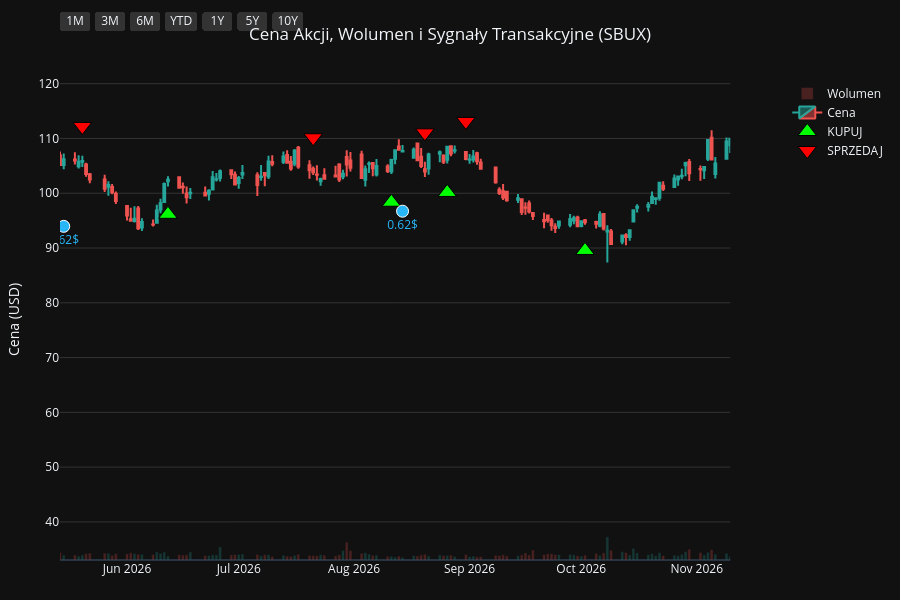
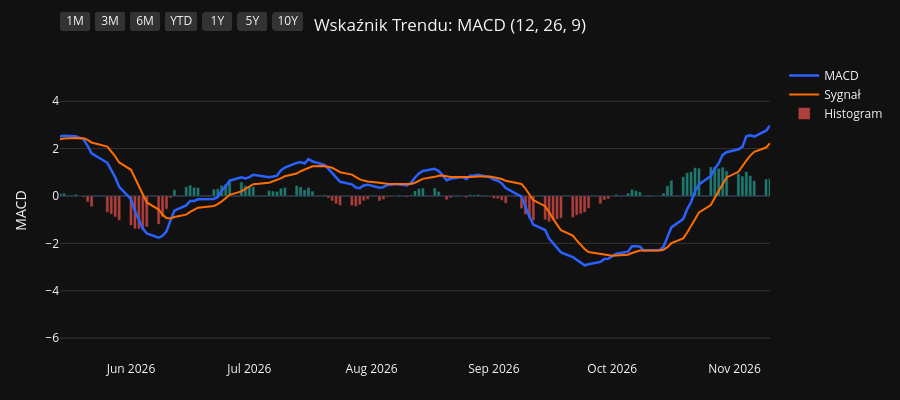
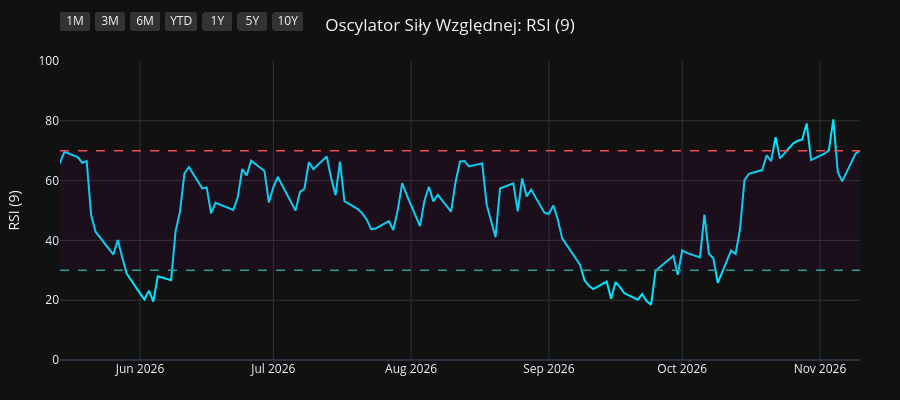
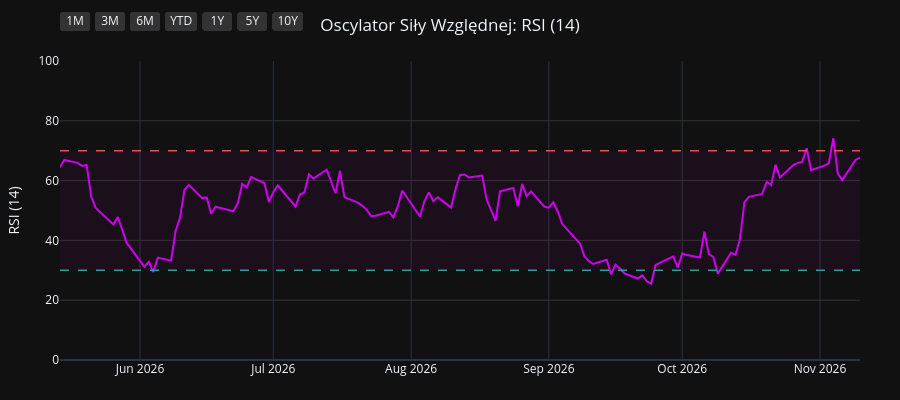

The cell these charts' notebook holds for them, in order:
### Code cell
import os
import yfinance as yf
import pandas as pd
import pandas_ta as ta
import plotly.graph_objects as go
from plotly.subplots import make_subplots

# 1. Pobranie i przygotowanie danych
symbol = os.environ.get("STOCK_TICKER", "").strip().upper()
if not symbol:
    raise RuntimeError("Set STOCK_TICKER before running price_extractor.ipynb")
df = yf.Ticker(symbol).history(period="10y")
df.index = df.index.tz_localize(None)

# Wskaźniki i sygnały
df.ta.macd(fast=12, slow=26, signal=9, append=True)
df.ta.rsi(length=9, append=True)
df.ta.rsi(length=14, append=True)
df.ta.rsi(length=21, append=True)
df.dropna(inplace=True)

macd = df['MACD_12_26_9']
signal = df['MACDs_12_26_9']
wczorajszy_macd = macd.shift(1)
wczorajszy_signal = signal.shift(1)

df['Decyzja'] = 'BRAK'
df.loc[(macd > signal) & (wczorajszy_macd <= wczorajszy_signal), 'Decyzja'] = 'KUPUJ'
df.loc[(macd < signal) & (wczorajszy_macd >= wczorajszy_signal), 'Decyzja'] = 'SPRZEDAJ'

df_kupuj = df[df['Decyzja'] == 'KUPUJ']
df_sprzedaj = df[df['Decyzja'] == 'SPRZEDAJ']
df_dywidendy = df[df['Dividends'] > 0]
df_splity = df[df['Stock Splits'] > 0]

# Wspólna konfiguracja osi X
konfiguracja_osi_x = dict(
    type="date",
    showspikes=True, spikemode="across", spikesnap="cursor", spikedash="dot", spikecolor="#ffffff", spikethickness=1, hoverformat="%Y-%m-%d",
    rangeselector=dict(
        buttons=list([
            dict(count=1, label="1M", step="month", stepmode="backward"),
            dict(count=3, label="3M", step="month", stepmode="backward"),
            dict(count=6, label="6M", step="month", stepmode="backward"),
            dict(count=1, label="YTD", step="year", stepmode="todate"),
            dict(count=1, label="1Y", step="year", stepmode="backward"),
            dict(count=5, label="5Y", step="year", stepmode="backward"),
            dict(step="all", label="10Y")
        ]),
        bgcolor="#333333", activecolor="#2962ff", x=0, y=1.1
    )
)

# ==========================================
# WYKRES 1: CENA + WOLUMEN + SYGNAŁY
# ==========================================
fig1 = make_subplots(specs=[[{"secondary_y": True}]])

kolory_wolumenu = ['#26a69a' if row['Close'] >= row['Open'] else '#ef5350' for index, row in df.iterrows()]
fig1.add_trace(go.Bar(x=df.index, y=df['Volume'], marker_color=kolory_wolumenu, opacity=0.25, name='Wolumen'), secondary_y=True)
fig1.add_trace(go.Candlestick(x=df.index, open=df['Open'], high=df['High'], low=df['Low'], close=df['Close'], name='Cena', increasing_line_color='#26a69a', decreasing_line_color='#ef5350'), secondary_y=False)
fig1.add_trace(go.Scatter(x=df_kupuj.index, y=df_kupuj['Low'] * 0.95, customdata=df_kupuj[['Low', 'High']], mode='markers', marker=dict(symbol='triangle-up', size=16, color='#00ff00', line=dict(width=1, color='black')), name='KUPUJ', hovertemplate='KUPUJ<br>Najniższa: %{customdata[0]:.2f}<br>Najwyższa: %{customdata[1]:.2f}<extra></extra>'), secondary_y=False)
fig1.add_trace(go.Scatter(x=df_sprzedaj.index, y=df_sprzedaj['High'] * 1.05, customdata=df_sprzedaj[['Low', 'High']], mode='markers', marker=dict(symbol='triangle-down', size=16, color='#ff0000', line=dict(width=1, color='black')), name='SPRZEDAJ', hovertemplate='SPRZEDAJ<br>Najniższa: %{customdata[0]:.2f}<br>Najwyższa: %{customdata[1]:.2f}<extra></extra>'), secondary_y=False)

if not df_dywidendy.empty:
    fig1.add_trace(go.Scatter(x=df_dywidendy.index, y=df_dywidendy['Low'] * 0.90, mode='markers+text', marker=dict(symbol='circle', size=12, color='#29b6f6', line=dict(width=1, color='white')), text=df_dywidendy['Dividends'].apply(lambda x: f"{x}$"), textposition="bottom center", name='Dywidenda', showlegend=False, hovertemplate='Dywidenda: %{text}<extra></extra>', textfont=dict(color="#29b6f6")), secondary_y=False)
if not df_splity.empty:
                    fig1.add_trace(go.Scatter(x=df_splity.index, y=df_splity['High'], mode='markers+text', marker=dict(symbol='star', size=16, color='#ffee58', line=dict(width=1, color='black')), text=df_splity['Stock Splits'].apply(lambda x: f"{x:g}:1" if x >= 1 else f"1:{1 / x:g}"), textposition="top center", name='Split', hovertemplate='%{text}<extra></extra>', textfont=dict(color="#ffee58")), secondary_y=False)

fig1.update_layout(title=dict(text=f"Cena Akcji, Wolumen i Sygnały Transakcyjne ({symbol})", x=0.5, xanchor='center'), dragmode='pan', xaxis_rangeslider_visible=False, template='plotly_dark', height=600, hovermode='x unified', margin=dict(l=60, r=40, t=60, b=40))
fig1.update_xaxes(**konfiguracja_osi_x)
fig1.update_xaxes(range=[df.index.max() - pd.Timedelta(days=180), df.index.max()])
fig1.update_yaxes(title_text="Cena (USD)", secondary_y=False, gridcolor='#333333')
fig1.update_yaxes(range=[0, df['Volume'].max() * 4], showgrid=False, showticklabels=False, secondary_y=True)
fig1.show(config={'scrollZoom': True})

# ==========================================
# WYKRES 2: WSKAŹNIK MACD
# ==========================================
fig2 = go.Figure()
fig2.add_trace(go.Scatter(x=df.index, y=df['MACD_12_26_9'], line=dict(color='#2962ff', width=2.5), name='MACD'))
fig2.add_trace(go.Scatter(x=df.index, y=df['MACDs_12_26_9'], line=dict(color='#ff6d00', width=2), name='Sygnał'))
kolory_macd = ['#26a69a' if val >= 0 else '#ef5350' for val in df['MACDh_12_26_9']]
fig2.add_trace(go.Bar(x=df.index, y=df['MACDh_12_26_9'], marker_color=kolory_macd, name='Histogram', opacity=0.7))
fig2.update_layout(title=dict(text="Wskaźnik Trendu: MACD (12, 26, 9)", x=0.5, xanchor='center'), dragmode='pan', xaxis_rangeslider_visible=False, template='plotly_dark', height=400, hovermode='x unified', margin=dict(l=60, r=40, t=60, b=40))
fig2.update_xaxes(**konfiguracja_osi_x)
fig2.update_xaxes(range=[df.index.max() - pd.Timedelta(days=180), df.index.max()])
fig2.update_yaxes(title_text="MACD", gridcolor='#333333')
fig2.show(config={'scrollZoom': True})

# ==========================================
# WYKRES 3: OSCYLATOR RSI (9)
# ==========================================
fig3 = go.Figure()
fig3.add_trace(go.Scatter(x=df.index, y=df['RSI_9'], line=dict(color='#00e5ff', width=2), name='RSI (9)'))
fig3.add_hline(y=70, line_dash="dash", line_color="#ef5350", line_width=1.5)
fig3.add_hline(y=30, line_dash="dash", line_color="#26a69a", line_width=1.5)
fig3.add_hrect(y0=30, y1=70, line_width=0, fillcolor="purple", opacity=0.1)
fig3.update_layout(title=dict(text="Oscylator Siły Względnej: RSI (9)", x=0.5, xanchor='center'), dragmode='pan', xaxis_rangeslider_visible=False, template='plotly_dark', height=400, hovermode='x unified', margin=dict(l=60, r=40, t=60, b=40))
fig3.update_xaxes(**konfiguracja_osi_x)
fig3.update_xaxes(range=[df.index.max() - pd.Timedelta(days=180), df.index.max()])
fig3.update_yaxes(title_text="RSI (9)", range=[0, 100], gridcolor='#333333')
fig3.show(config={'scrollZoom': True})

# ==========================================
# WYKRES 4: OSCYLATOR RSI (14)
# ==========================================
fig4 = go.Figure()
fig4.add_trace(go.Scatter(x=df.index, y=df['RSI_14'], line=dict(color='#d500f9', width=2), name='RSI (14)'))
fig4.add_hline(y=70, line_dash="dash", line_color="#ef5350", line_width=1.5)
fig4.add_hline(y=30, line_dash="dash", line_color="#26a69a", line_width=1.5)
fig4.add_hrect(y0=30, y1=70, line_width=0, fillcolor="purple", opacity=0.1)
fig4.update_layout(title=dict(text="Oscylator Siły Względnej: RSI (14)", x=0.5, xanchor='center'), dragmode='pan', xaxis_rangeslider_visible=False, template='plotly_dark', height=400, hovermode='x unified', margin=dict(l=60, r=40, t=60, b=40))
fig4.update_xaxes(**konfiguracja_osi_x)
fig4.update_xaxes(range=[df.index.max() - pd.Timedelta(days=180), df.index.max()])
fig4.update_yaxes(title_text="RSI (14)", range=[0, 100], gridcolor='#333333')
fig4.show(config={'scrollZoom': True})

# ==========================================
# WYKRES 5: OSCYLATOR RSI (21)
# ==========================================
fig5 = go.Figure()
fig5.add_trace(go.Scatter(x=df.index, y=df['RSI_21'], line=dict(color='#64dd17', width=2), name='RSI (21)'))
fig5.add_hline(y=70, line_dash="dash", line_color="#ef5350", line_width=1.5)
fig5.add_hline(y=30, line_dash="dash", line_color="#26a69a", line_width=1.5)
fig5.add_hrect(y0=30, y1=70, line_width=0, fillcolor="purple", opacity=0.1)
fig5.update_layout(title=dict(text="Oscylator Siły Względnej: RSI (21)", x=0.5, xanchor='center'), dragmode='pan', xaxis_rangeslider_visible=False, template='plotly_dark', height=400, hovermode='x unified', margin=dict(l=60, r=40, t=60, b=40))
fig5.update_xaxes(**konfiguracja_osi_x)
fig5.update_xaxes(range=[df.index.max() - pd.Timedelta(days=180), df.index.max()])
fig5.update_yaxes(title_text="RSI (21)", range=[0, 100], gridcolor='#333333')
fig5.show(config={'scrollZoom': True})

### Figure 1 — Plotly figure (JSON) as saved in the notebook; plotly's stock layout.template omitted (floating-point values rounded to 4 significant figures; data arrays with more than 128 entries replaced by an {"elided": "..."} marker saying what was removed)
{"data": [{"marker": {"color": {"elided": "2479 str values"}}, "name": "Wolumen", "opacity": 0.25, "type": "bar", "x": {"elided": "2479 str values"}, "xaxis": "x", "y": {"elided": "2479 int values"}, "yaxis": "y2"}, {"close": {"elided": "2479 float values"}, "decreasing": {"line": {"color": "#ef5350"}}, "high": {"elided": "2479 float values"}, "increasing": {"line": {"color": "#26a69a"}}, "low": {"elided": "2479 float values"}, "name": "Cena", "open": {"elided": "2479 float values"}, "type": "candlestick", "x": {"elided": "2479 str values"}, "xaxis": "x", "yaxis": "y"}, {"customdata": {"elided": "105x2 float values"}, "hovertemplate": "KUPUJ<br>Najniższa: %{customdata[0]:.2f}<br>Najwyższa: %{customdata[1]:.2f}<extra></extra>", "marker": {"color": "#00ff00", "line": {"color": "black", "width": 1}, "size": 16, "symbol": "triangle-up"}, "mode": "markers", "name": "KUPUJ", "type": "scatter", "x": ["2017-01-10T00:00:00", "2017-02-13T00:00:00", "2017-03-22T00:00:00", "2017-04-18T00:00:00", "2017-05-24T00:00:00", "2017-07-14T00:00:00", "2017-08-22T00:00:00", "2017-10-06T00:00:00", "2017-11-01T00:00:00", "2017-11-30T00:00:00", "2017-12-04T00:00:00", "2018-01-05T00:00:00", "2018-02-15T00:00:00", "2018-04-05T00:00:00", "2018-05-21T00:00:00", "2018-06-15T00:00:00", "2018-07-10T00:00:00", "2018-10-17T00:00:00", "2018-11-02T00:00:00", "2019-01-09T00:00:00", "2019-03-21T00:00:00", "2019-04-26T00:00:00", "2019-04-30T00:00:00", "2019-05-03T00:00:00", "2019-06-05T00:00:00", "2019-07-03T00:00:00", "2019-07-26T00:00:00", "2019-10-14T00:00:00", "2019-10-29T00:00:00", "2020-01-09T00:00:00", "2020-02-13T00:00:00", "2020-03-25T00:00:00", "2020-05-11T00:00:00", "2020-05-20T00:00:00", "2020-07-15T00:00:00", "2020-08-25T00:00:00", "2020-09-15T00:00:00", "2020-10-05T00:00:00", "2020-11-06T00:00:00", "2020-12-03T00:00:00", "2020-12-10T00:00:00", "2020-12-31T00:00:00", "2021-02-05T00:00:00", "2021-02-26T00:00:00", "2021-03-09T00:00:00", "2021-03-30T00:00:00", "2021-05-27T00:00:00", "2021-06-14T00:00:00", "2021-06-24T00:00:00", "2021-08-31T00:00:00", "2021-10-14T00:00:00", "2021-11-05T00:00:00", "2021-11-17T00:00:00", "2021-11-23T00:00:00", "2021-12-06T00:00:00", "2021-12-28T00:00:00", "2022-02-01T00:00:00", "2022-03-17T00:00:00", "2022-05-04T00:00:00", "2022-05-13T00:00:00", "2022-06-24T00:00:00", "2022-09-08T00:00:00", "2022-10-06T00:00:00", "2022-10-13T00:00:00", "2022-10-17T00:00:00", "2022-10-21T00:00:00", "2022-11-04T00:00:00", "2023-01-04T00:00:00", "2023-01-26T00:00:00", "2023-03-29T00:00:00", "2023-06-13T00:00:00", "2023-07-11T00:00:00", "2023-08-30T00:00:00", "2023-09-13T00:00:00", "2023-10-06T00:00:00", "2023-11-02T00:00:00", "2024-01-18T00:00:00", "2024-02-21T00:00:00", "2024-03-20T00:00:00", "2024-03-28T00:00:00", "2024-04-19T00:00:00", "2024-05-16T00:00:00", "2024-07-19T00:00:00", "2024-10-24T00:00:00", "2024-11-11T00:00:00", "2025-01-03T00:00:00", "2025-04-01T00:00:00", "2025-04-23T00:00:00", "2025-07-03T00:00:00", "2025-07-08T00:00:00", "2025-08-12T00:00:00", "2025-09-19T00:00:00", "2025-10-16T00:00:00", "2025-11-07T00:00:00", "2025-11-21T00:00:00", "2025-11-25T00:00:00", "2025-12-18T00:00:00", "2026-01-06T00:00:00", "2026-02-06T00:00:00", "2026-03-09T00:00:00", "2026-04-07T00:00:00", "2026-06-12T00:00:00", "2026-08-11T00:00:00", "2026-08-26T00:00:00", "2026-10-02T00:00:00"], "xaxis": "x", "y": [44.49, 43.3, 42.9, 44.51, 47.29, 45.22, 41.62, 42.29, 42.83, 45.03, 45.06, 46.29, 44.04, 46.37, 45.35, 44.72, 39.57, 46.08, 49.37, 50.47, 57.48, 60.5, 61.81, 62.33, 63.69, 69.62, 77.09, 70.22, 67.98, 73.57, 72.43, 52.1, 62.56, 63.15, 61.04, 66.21, 72.33, 72.36, 74.5, 82.51, 85.66, 88.05, 87.35, 86.81, 88.61, 90.66, 94.78, 93.72, 93.96, 97.59, 93.67, 95.47, 94.63, 94.73, 94.67, 96.45, 82.04, 73.26, 66.37, 61.66, 64.8, 75.19, 77.0, 73.08, 75.75, 74.67, 78.09, 88.97, 92.89, 86.1, 86.32, 86.88, 87.22, 84.61, 80.77, 87.87, 81.34, 83.56, 81.56, 81.36, 77.64, 66.86, 66.62, 87.49, 88.48, 83.44, 88.76, 75.53, 86.29, 86.3, 85.66, 77.24, 76.92, 75.74, 77.0, 77.28, 81.46, 80.58, 89.57, 90.92, 88.12, 96.16, 98.36, 100.1, 89.56], "yaxis": "y"}, {"customdata": {"elided": "104x2 float values"}, "hovertemplate": "SPRZEDAJ<br>Najniższa: %{customdata[0]:.2f}<br>Najwyższa: %{customdata[1]:.2f}<extra></extra>", "marker": {"color": "#ff0000", "line": {"color": "black", "width": 1}, "size": 16, "symbol": "triangle-down"}, "mode": "markers", "name": "SPRZEDAJ", "type": "scatter", "x": ["2017-01-27T00:00:00", "2017-03-07T00:00:00", "2017-04-13T00:00:00", "2017-05-04T00:00:00", "2017-06-08T00:00:00", "2017-07-28T00:00:00", "2017-09-29T00:00:00", "2017-10-20T00:00:00", "2017-11-27T00:00:00", "2017-12-01T00:00:00", "2017-12-15T00:00:00", "2018-01-26T00:00:00", "2018-03-23T00:00:00", "2018-04-20T00:00:00", "2018-06-01T00:00:00", "2018-06-20T00:00:00", "2018-10-01T00:00:00", "2018-10-29T00:00:00", "2018-11-21T00:00:00", "2019-02-26T00:00:00", "2019-04-17T00:00:00", "2019-04-29T00:00:00", "2019-05-02T00:00:00", "2019-05-07T00:00:00", "2019-06-26T00:00:00", "2019-07-23T00:00:00", "2019-08-05T00:00:00", "2019-10-23T00:00:00", "2019-12-30T00:00:00", "2020-01-27T00:00:00", "2020-02-24T00:00:00", "2020-05-04T00:00:00", "2020-05-12T00:00:00", "2020-06-11T00:00:00", "2020-08-21T00:00:00", "2020-09-11T00:00:00", "2020-09-17T00:00:00", "2020-10-16T00:00:00", "2020-12-02T00:00:00", "2020-12-09T00:00:00", "2020-12-17T00:00:00", "2021-01-04T00:00:00", "2021-02-22T00:00:00", "2021-03-08T00:00:00", "2021-03-22T00:00:00", "2021-04-26T00:00:00", "2021-06-07T00:00:00", "2021-06-16T00:00:00", "2021-08-02T00:00:00", "2021-09-16T00:00:00", "2021-10-29T00:00:00", "2021-11-16T00:00:00", "2021-11-19T00:00:00", "2021-11-26T00:00:00", "2021-12-17T00:00:00", "2022-01-05T00:00:00", "2022-03-07T00:00:00", "2022-04-06T00:00:00", "2022-05-10T00:00:00", "2022-06-14T00:00:00", "2022-08-19T00:00:00", "2022-09-22T00:00:00", "2022-10-10T00:00:00", "2022-10-14T00:00:00", "2022-10-20T00:00:00", "2022-10-24T00:00:00", "2022-12-09T00:00:00", "2023-01-20T00:00:00", "2023-02-03T00:00:00", "2023-05-03T00:00:00", "2023-07-06T00:00:00", "2023-08-04T00:00:00", "2023-09-07T00:00:00", "2023-09-21T00:00:00", "2023-11-01T00:00:00", "2023-11-22T00:00:00", "2024-02-20T00:00:00", "2024-02-28T00:00:00", "2024-03-22T00:00:00", "2024-04-02T00:00:00", "2024-05-01T00:00:00", "2024-06-24T00:00:00", "2024-09-03T00:00:00", "2024-11-05T00:00:00", "2024-12-05T00:00:00", "2025-02-20T00:00:00", "2025-04-03T00:00:00", "2025-06-25T00:00:00", "2025-07-07T00:00:00", "2025-07-14T00:00:00", "2025-08-20T00:00:00", "2025-10-08T00:00:00", "2025-10-31T00:00:00", "2025-11-20T00:00:00", "2025-11-24T00:00:00", "2025-12-08T00:00:00", "2025-12-24T00:00:00", "2026-01-30T00:00:00", "2026-02-13T00:00:00", "2026-03-16T00:00:00", "2026-05-20T00:00:00", "2026-07-21T00:00:00", "2026-08-20T00:00:00", "2026-08-31T00:00:00"], "xaxis": "x", "y": [48.12, 48.47, 49.36, 51.98, 54.53, 48.0, 46.93, 47.73, 49.3, 49.98, 51.42, 50.38, 50.45, 51.53, 49.92, 48.15, 50.2, 52.61, 60.24, 63.65, 67.67, 69.19, 69.27, 70.14, 75.44, 81.76, 85.49, 75.83, 79.63, 80.76, 78.05, 65.87, 69.99, 70.04, 70.87, 78.73, 80.08, 82.2, 91.26, 94.18, 95.87, 99.29, 95.3, 98.91, 100.3, 108.5, 104.3, 104.6, 114.3, 107.5, 100.7, 105.9, 105.8, 103.8, 104.7, 107.7, 84.78, 78.98, 70.65, 70.0, 83.88, 83.92, 83.49, 86.48, 84.12, 83.44, 99.25, 100.9, 102.1, 105.7, 94.99, 99.91, 93.3, 92.81, 89.44, 102.5, 92.7, 92.56, 90.4, 89.87, 75.83, 79.46, 94.66, 97.32, 101.8, 114.6, 94.33, 93.58, 96.58, 95.57, 93.5, 83.07, 84.76, 87.9, 88.27, 88.17, 87.27, 96.12, 100.6, 103.7, 112.2, 110.1, 111.0, 113.1], "yaxis": "y"}, {"hovertemplate": "Dywidenda: %{text}<extra></extra>", "marker": {"color": "#29b6f6", "line": {"color": "white", "width": 1}, "size": 12, "symbol": "circle"}, "mode": "markers+text", "name": "Dywidenda", "showlegend": false, "text": ["0.25$", "0.25$", "0.25$", "0.3$", "0.3$", "0.3$", "0.36$", "0.36$", "0.36$", "0.36$", "0.36$", "0.41$", "0.41$", "0.41$", "0.41$", "0.45$", "0.45$", "0.45$", "0.45$", "0.49$", "0.49$", "0.49$", "0.49$", "0.53$", "0.53$", "0.53$", "0.53$", "0.57$", "0.57$", "0.57$", "0.57$", "0.61$", "0.61$", "0.61$", "0.61$", "0.62$", "0.62$", "0.62$", "0.62$"], "textfont": {"color": "#29b6f6"}, "textposition": "bottom center", "type": "scatter", "x": ["2017-02-07T00:00:00", "2017-05-09T00:00:00", "2017-08-08T00:00:00", "2017-11-15T00:00:00", "2018-02-07T00:00:00", "2018-05-09T00:00:00", "2018-08-08T00:00:00", "2018-11-14T00:00:00", "2019-02-06T00:00:00", "2019-05-08T00:00:00", "2019-08-07T00:00:00", "2019-11-12T00:00:00", "2020-02-05T00:00:00", "2020-05-07T00:00:00", "2020-08-06T00:00:00", "2020-11-10T00:00:00", "2021-02-17T00:00:00", "2021-05-12T00:00:00", "2021-08-11T00:00:00", "2021-11-10T00:00:00", "2022-02-10T00:00:00", "2022-05-12T00:00:00", "2022-08-11T00:00:00", "2022-11-09T00:00:00", "2023-02-09T00:00:00", "2023-05-11T00:00:00", "2023-08-10T00:00:00", "2023-11-09T00:00:00", "2024-02-08T00:00:00", "2024-05-16T00:00:00", "2024-08-16T00:00:00", "2024-11-15T00:00:00", "2025-02-14T00:00:00", "2025-05-16T00:00:00", "2025-08-15T00:00:00", "2025-11-14T00:00:00", "2026-02-13T00:00:00", "2026-05-15T00:00:00", "2026-08-14T00:00:00"], "xaxis": "x", "y": [40.4, 44.53, 40.14, 41.95, 40.63, 42.61, 38.8, 50.69, 52.3, 59.16, 72.51, 63.93, 67.35, 57.36, 58.91, 73.56, 82.61, 87.25, 92.65, 90.4, 76.64, 55.58, 70.69, 75.08, 87.23, 87.27, 83.79, 85.62, 79.3, 63.34, 79.85, 84.38, 96.99, 73.48, 79.31, 74.25, 83.27, 93.96, 96.72], "yaxis": "y"}], "layout": {"dragmode": "pan", "height": 600, "hovermode": "x unified", "margin": {"b": 40, "l": 60, "r": 40, "t": 60}, "title": {"text": "Cena Akcji, Wolumen i Sygnały Transakcyjne (SBUX)", "x": 0.5, "xanchor": "center"}, "xaxis": {"anchor": "y", "domain": [0.0, 0.94], "hoverformat": "%Y-%m-%d", "range": ["2026-05-14T00:00:00", "2026-11-10T00:00:00"], "rangeselector": {"activecolor": "#2962ff", "bgcolor": "#333333", "buttons": [{"count": 1, "label": "1M", "step": "month", "stepmode": "backward"}, {"count": 3, "label": "3M", "step": "month", "stepmode": "backward"}, {"count": 6, "label": "6M", "step": "month", "stepmode": "backward"}, {"count": 1, "label": "YTD", "step": "year", "stepmode": "todate"}, {"count": 1, "label": "1Y", "step": "year", "stepmode": "backward"}, {"count": 5, "label": "5Y", "step": "year", "stepmode": "backward"}, {"label": "10Y", "step": "all"}], "x": 0, "y": 1.1}, "rangeslider": {"visible": false}, "showspikes": true, "spikecolor": "#ffffff", "spikedash": "dot", "spikemode": "across", "spikesnap": "cursor", "spikethickness": 1, "type": "date"}, "yaxis": {"anchor": "x", "domain": [0.0, 1.0], "gridcolor": "#333333", "title": {"text": "Cena (USD)"}}, "yaxis2": {"anchor": "x", "overlaying": "y", "range": [0, 628862000], "showgrid": false, "showticklabels": false, "side": "right"}}}

### Figure 2 — Plotly figure (JSON) as saved in the notebook; plotly's stock layout.template omitted (floating-point values rounded to 4 significant figures; data arrays with more than 128 entries replaced by an {"elided": "..."} marker saying what was removed)
{"data": [{"line": {"color": "#2962ff", "width": 2.5}, "name": "MACD", "type": "scatter", "x": {"elided": "2479 str values"}, "y": {"elided": "2479 float values"}}, {"line": {"color": "#ff6d00", "width": 2}, "name": "Sygnał", "type": "scatter", "x": {"elided": "2479 str values"}, "y": {"elided": "2479 float values"}}, {"marker": {"color": {"elided": "2479 str values"}}, "name": "Histogram", "opacity": 0.7, "type": "bar", "x": {"elided": "2479 str values"}, "y": {"elided": "2479 float values"}}], "layout": {"dragmode": "pan", "height": 400, "hovermode": "x unified", "margin": {"b": 40, "l": 60, "r": 40, "t": 60}, "title": {"text": "Wskaźnik Trendu: MACD (12, 26, 9)", "x": 0.5, "xanchor": "center"}, "xaxis": {"hoverformat": "%Y-%m-%d", "range": ["2026-05-14T00:00:00", "2026-11-10T00:00:00"], "rangeselector": {"activecolor": "#2962ff", "bgcolor": "#333333", "buttons": [{"count": 1, "label": "1M", "step": "month", "stepmode": "backward"}, {"count": 3, "label": "3M", "step": "month", "stepmode": "backward"}, {"count": 6, "label": "6M", "step": "month", "stepmode": "backward"}, {"count": 1, "label": "YTD", "step": "year", "stepmode": "todate"}, {"count": 1, "label": "1Y", "step": "year", "stepmode": "backward"}, {"count": 5, "label": "5Y", "step": "year", "stepmode": "backward"}, {"label": "10Y", "step": "all"}], "x": 0, "y": 1.1}, "rangeslider": {"visible": false}, "showspikes": true, "spikecolor": "#ffffff", "spikedash": "dot", "spikemode": "across", "spikesnap": "cursor", "spikethickness": 1, "type": "date"}, "yaxis": {"gridcolor": "#333333", "title": {"text": "MACD"}}}}

### Figure 3 — Plotly figure (JSON) as saved in the notebook; plotly's stock layout.template omitted (floating-point values rounded to 4 significant figures; data arrays with more than 128 entries replaced by an {"elided": "..."} marker saying what was removed)
{"data": [{"line": {"color": "#00e5ff", "width": 2}, "name": "RSI (9)", "type": "scatter", "x": {"elided": "2479 str values"}, "y": {"elided": "2479 float values"}}], "layout": {"dragmode": "pan", "height": 400, "hovermode": "x unified", "margin": {"b": 40, "l": 60, "r": 40, "t": 60}, "shapes": [{"line": {"color": "#ef5350", "dash": "dash", "width": 1.5}, "type": "line", "x0": 0, "x1": 1, "xref": "x domain", "y0": 70, "y1": 70, "yref": "y"}, {"line": {"color": "#26a69a", "dash": "dash", "width": 1.5}, "type": "line", "x0": 0, "x1": 1, "xref": "x domain", "y0": 30, "y1": 30, "yref": "y"}, {"fillcolor": "purple", "line": {"width": 0}, "opacity": 0.1, "type": "rect", "x0": 0, "x1": 1, "xref": "x domain", "y0": 30, "y1": 70, "yref": "y"}], "title": {"text": "Oscylator Siły Względnej: RSI (9)", "x": 0.5, "xanchor": "center"}, "xaxis": {"hoverformat": "%Y-%m-%d", "range": ["2026-05-14T00:00:00", "2026-11-10T00:00:00"], "rangeselector": {"activecolor": "#2962ff", "bgcolor": "#333333", "buttons": [{"count": 1, "label": "1M", "step": "month", "stepmode": "backward"}, {"count": 3, "label": "3M", "step": "month", "stepmode": "backward"}, {"count": 6, "label": "6M", "step": "month", "stepmode": "backward"}, {"count": 1, "label": "YTD", "step": "year", "stepmode": "todate"}, {"count": 1, "label": "1Y", "step": "year", "stepmode": "backward"}, {"count": 5, "label": "5Y", "step": "year", "stepmode": "backward"}, {"label": "10Y", "step": "all"}], "x": 0, "y": 1.1}, "rangeslider": {"visible": false}, "showspikes": true, "spikecolor": "#ffffff", "spikedash": "dot", "spikemode": "across", "spikesnap": "cursor", "spikethickness": 1, "type": "date"}, "yaxis": {"gridcolor": "#333333", "range": [0, 100], "title": {"text": "RSI (9)"}}}}

### Figure 4 — Plotly figure (JSON) as saved in the notebook; plotly's stock layout.template omitted (floating-point values rounded to 4 significant figures; data arrays with more than 128 entries replaced by an {"elided": "..."} marker saying what was removed)
{"data": [{"line": {"color": "#d500f9", "width": 2}, "name": "RSI (14)", "type": "scatter", "x": {"elided": "2479 str values"}, "y": {"elided": "2479 float values"}}], "layout": {"dragmode": "pan", "height": 400, "hovermode": "x unified", "margin": {"b": 40, "l": 60, "r": 40, "t": 60}, "shapes": [{"line": {"color": "#ef5350", "dash": "dash", "width": 1.5}, "type": "line", "x0": 0, "x1": 1, "xref": "x domain", "y0": 70, "y1": 70, "yref": "y"}, {"line": {"color": "#26a69a", "dash": "dash", "width": 1.5}, "type": "line", "x0": 0, "x1": 1, "xref": "x domain", "y0": 30, "y1": 30, "yref": "y"}, {"fillcolor": "purple", "line": {"width": 0}, "opacity": 0.1, "type": "rect", "x0": 0, "x1": 1, "xref": "x domain", "y0": 30, "y1": 70, "yref": "y"}], "title": {"text": "Oscylator Siły Względnej: RSI (14)", "x": 0.5, "xanchor": "center"}, "xaxis": {"hoverformat": "%Y-%m-%d", "range": ["2026-05-14T00:00:00", "2026-11-10T00:00:00"], "rangeselector": {"activecolor": "#2962ff", "bgcolor": "#333333", "buttons": [{"count": 1, "label": "1M", "step": "month", "stepmode": "backward"}, {"count": 3, "label": "3M", "step": "month", "stepmode": "backward"}, {"count": 6, "label": "6M", "step": "month", "stepmode": "backward"}, {"count": 1, "label": "YTD", "step": "year", "stepmode": "todate"}, {"count": 1, "label": "1Y", "step": "year", "stepmode": "backward"}, {"count": 5, "label": "5Y", "step": "year", "stepmode": "backward"}, {"label": "10Y", "step": "all"}], "x": 0, "y": 1.1}, "rangeslider": {"visible": false}, "showspikes": true, "spikecolor": "#ffffff", "spikedash": "dot", "spikemode": "across", "spikesnap": "cursor", "spikethickness": 1, "type": "date"}, "yaxis": {"gridcolor": "#333333", "range": [0, 100], "title": {"text": "RSI (14)"}}}}
